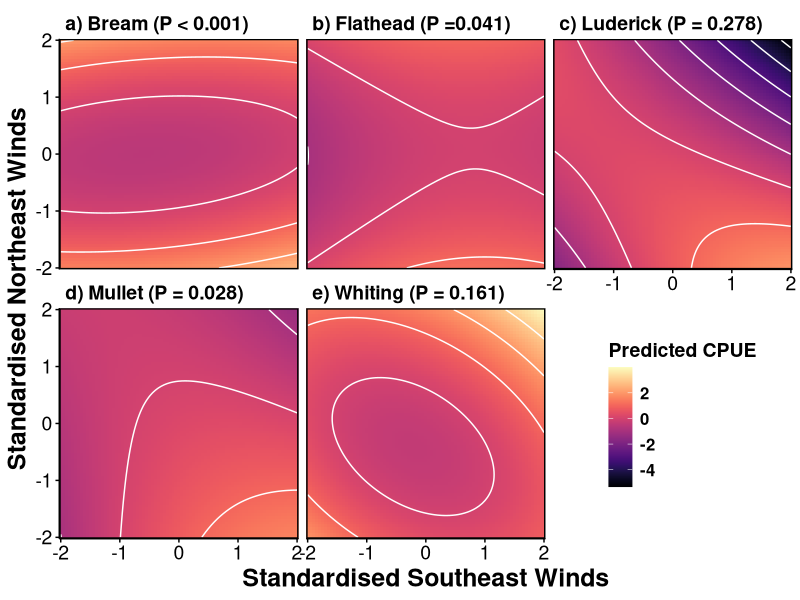
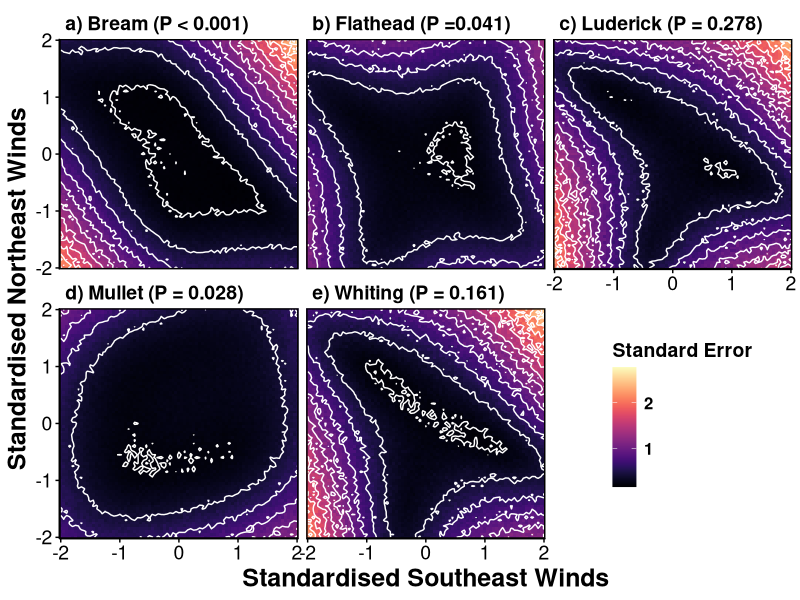
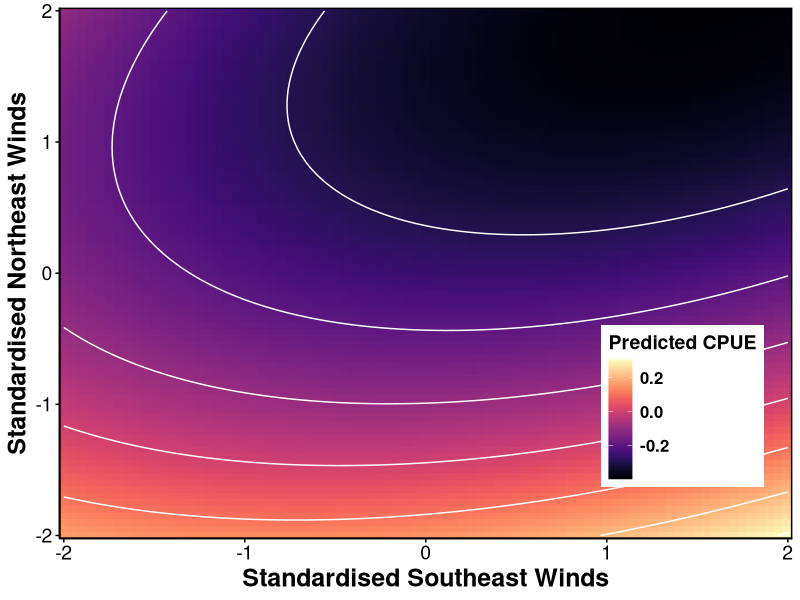
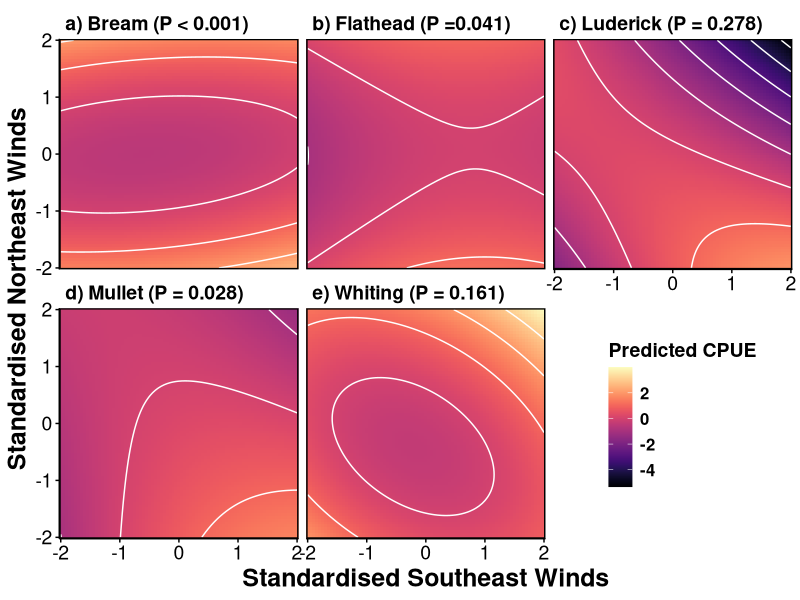
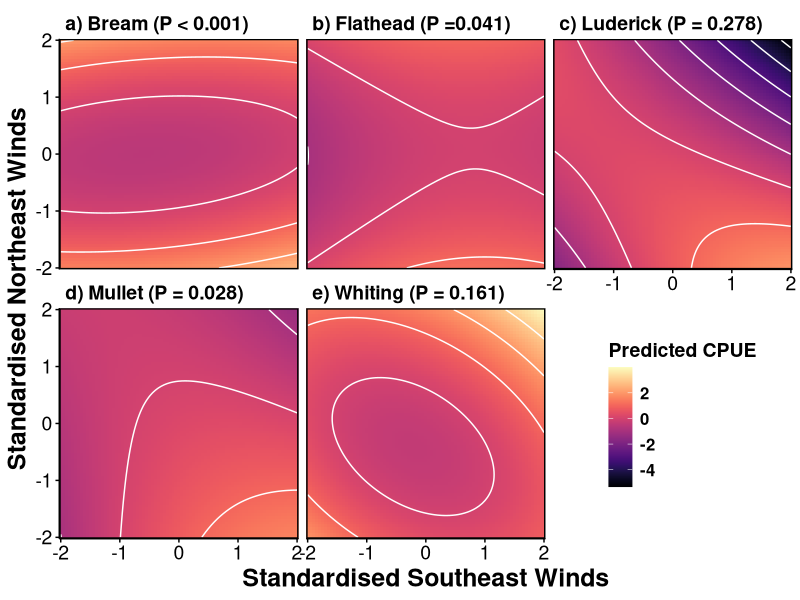
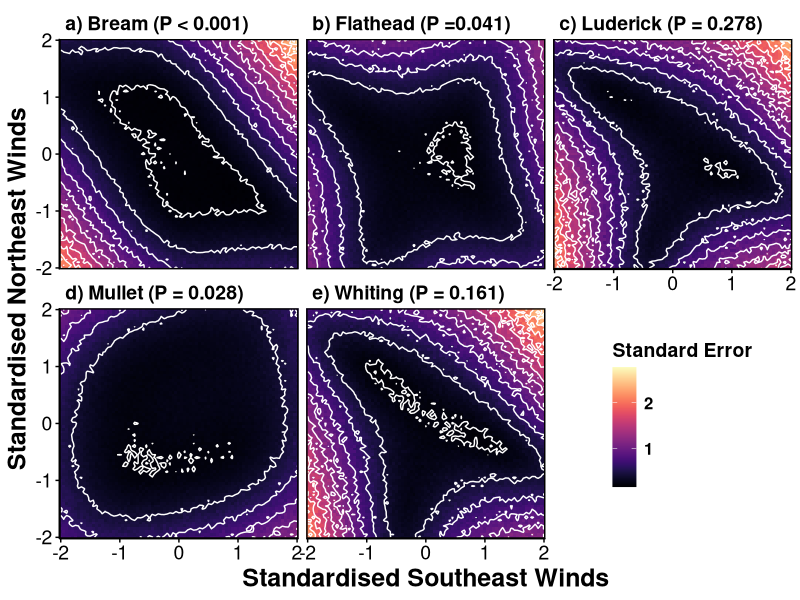
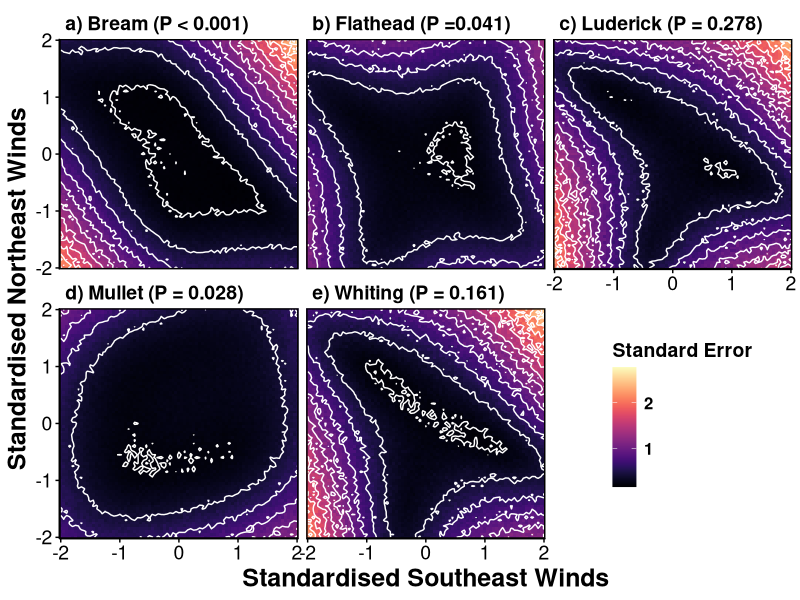
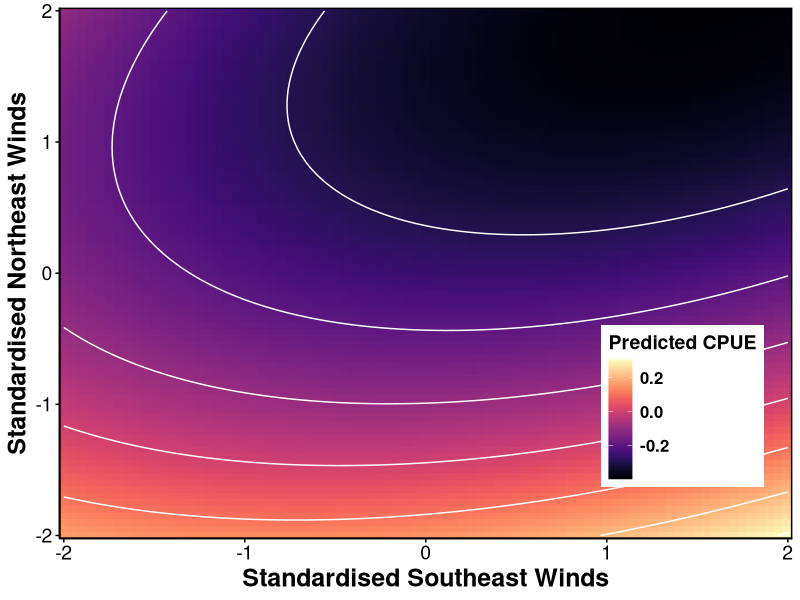

Write R code to recreate these figures, in order.
## Make CPUE heatmaps for all species

library(ggplot2)
library(viridis)

mydata <- read.csv("Combined Species CPUE heatmap data.csv", header = T)


variable_names <- list(
  "Bream" = "a) Bream (P < 0.001)" ,
  "Flathead" = "b) Flathead (P =0.041)",
  "Luderick" = "c) Luderick (P = 0.278)" ,
  "Mullet" = "d) Mullet (P = 0.028)",
  "Whiting" = "e) Whiting (P = 0.161)"
)

variable_labeller <- function(variable,value){
  return(variable_names[value])
}


p <- ggplot(mydata, aes(x = Southeast.Winds,y = Northeast.Winds, z = Abundance)) + geom_tile(aes(fill = Abundance)) + #stat_contour() +
  #scale_fill_gradient(low = "blue", high = "red") + 
  theme_classic() + scale_fill_viridis(name = "Predicted CPUE", option = "magma") + # or geom_raster() 
  scale_x_continuous(expand = c(0,0)) + scale_y_continuous(expand = c(0,0)) + 
  facet_wrap(~Species, labeller=variable_labeller) + geom_contour(col="white") +
  xlab("Standardised Southeast Winds") + ylab("Standardised Northeast Winds") +
  theme(axis.title.x = element_text(face="bold", colour="black", size = 18),
        axis.text.x  = element_text(colour="black", size = 14), 
        axis.title.y = element_text(face="bold", colour="black", size = 18),
        axis.text.y  = element_text(colour="black", size = 14),
        axis.ticks = element_line(colour="black"),
        legend.position = c(.85, .25),
        legend.title = element_text(colour="black", face = "bold", size = 14),
        legend.text = element_text(size = 12, face = "bold"),
        strip.text = element_text(colour="black", face = "bold", size = 14, hjust=0),
        strip.background = element_rect(colour = "white"),
        #legend.justification=c(1,0), legend.position="right",
        panel.border = element_rect(colour = "black", fill=NA, size = 1))

p

ggsave("plots/All Species CPUE Predictions.pdf", height = 14.8, width = 21, units = "cm")
ggsave("plots/All Species CPUE Predictions.png", dpi = 600, height = 14.8, width = 21, units = "cm")

### Now Standard error plot

p2 <- ggplot(mydata, aes(x = Southeast.Winds,y = Northeast.Winds, z = Error)) + geom_tile(aes(fill = Error)) + #stat_contour() +
  #scale_fill_gradient(low = "blue", high = "red") + 
  theme_classic() + scale_fill_viridis(name = "Standard Error", option = "magma") + # or geom_raster() 
  scale_x_continuous(expand = c(0,0)) + scale_y_continuous(expand = c(0,0)) + 
  facet_wrap(~Species, labeller=variable_labeller) + geom_contour(col = "white")+
  xlab("Standardised Southeast Winds") + ylab("Standardised Northeast Winds") +
  theme(axis.title.x = element_text(face="bold", colour="black", size = 18),
        axis.text.x  = element_text(colour="black", size = 14), 
        axis.title.y = element_text(face="bold", colour="black", size = 18),
        axis.text.y  = element_text(colour="black", size = 14),
        axis.ticks = element_line(colour="black"),
        legend.position = c(.85, .25),
        legend.title = element_text(colour="black", face = "bold", size = 14),
        legend.text = element_text(size = 12, face = "bold"),
        strip.text = element_text(colour="black", face = "bold", size = 14, hjust=0),
        strip.background = element_rect(colour = "white"),
        #legend.justification=c(1,0), legend.position="right",
        panel.border = element_rect(colour = "black", fill=NA, size = 1))

p2

ggsave("plots/All Species CPUE Predictions Error.pdf", height = 14.8, width = 21, units = "cm")
ggsave("plots/All Species CPUE Predictions Error.png", dpi = 600, height = 14.8, width = 21, units = "cm")


# Multispecies predictions

## Make CPUE heatmaps for all species

library(ggplot2)
library(viridis)

mydata <- read.csv("../All species CPUE heatmap data.csv", header = T)



p <- ggplot(mydata, aes(x = Southeast.Winds,y = Northeast.Winds, z = Abundance)) + geom_tile(aes(fill = Abundance)) + #stat_contour() +
  #scale_fill_gradient(low = "blue", high = "red") + 
  theme_classic() + scale_fill_viridis(name = "Predicted CPUE", option = "magma") + # or geom_raster() 
  scale_x_continuous(expand = c(0,0)) + scale_y_continuous(expand = c(0,0)) + 
  geom_contour(col="white") +
  xlab("Standardised Southeast Winds") + ylab("Standardised Northeast Winds") +
  theme(axis.title.x = element_text(face="bold", colour="black", size = 18),
        axis.text.x  = element_text(colour="black", size = 14), 
        axis.title.y = element_text(face="bold", colour="black", size = 18),
        axis.text.y  = element_text(colour="black", size = 14),
        axis.ticks = element_line(colour="black"),
        legend.position = c(.85, .25),
        legend.title = element_text(colour="black", face = "bold", size = 14),
        legend.text = element_text(size = 12, face = "bold"),
        strip.text = element_text(colour="black", face = "bold", size = 14, hjust=0),
        strip.background = element_rect(colour = "white"),
        #legend.justification=c(1,0), legend.position="right",
        panel.border = element_rect(colour = "black", fill=NA, size = 1))

p

ggsave("plots/All Species CPUE Predictions.pdf", height = 14.8, width = 21, units = "cm")
ggsave("plots/All Species CPUE Predictions.png", dpi = 600, height = 14.8, width = 21, units = "cm")

